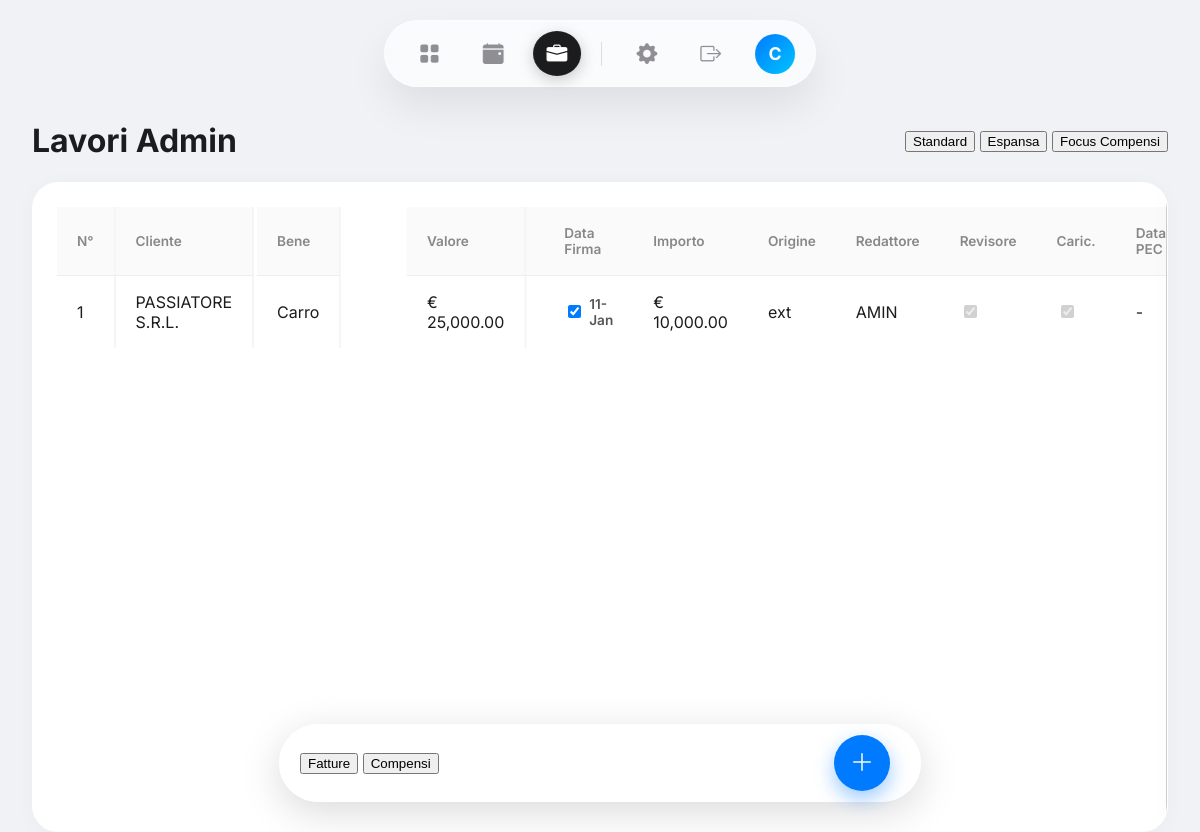
Screenshot of /lavori_admin (signed in) with the database file from the repository.
### app/models.py (models this page shows, shortened)
class User(UserMixin, db.Model):
    id = db.Column(db.Integer, primary_key=True)
    username = db.Column(db.String(64), unique=True, index=True)
    password_hash = db.Column(db.String(128))
    role = db.Column(db.String(20), default='base')
    admin_view_mode = db.Column(db.String(20), default='standard')

class LavoroAdmin(db.Model):
    id = db.Column(db.Integer, primary_key=True)
    numero = db.Column(db.Integer)
    cliente_id = db.Column(db.Integer, db.ForeignKey('cliente.id'))
    cliente_rel = db.relationship('Cliente', backref='lavori')
    cliente_nome = db.Column(db.String(150))
    bene = db.Column(db.Text)
    valore_bene = db.Column(db.Float, default=0.0)
    importo_offerta = db.Column(db.Float, default=0.0)
    origine = db.Column(db.String(50))
    nome_esterno = db.Column(db.String(100))
    redattore = db.Column(db.String(50))
    collaboratore = db.Column(db.String(100))
    data_offerta_check = db.Column(db.Boolean, default=False)
    data_offerta = db.Column(db.Date, nullable=True)
    data_firma_check = db.Column(db.Boolean, default=False)
    data_firma = db.Column(db.Date, nullable=True)
    data_pec = db.Column(db.Date, nullable=True)
    stato = db.Column(db.String(50), default='vuoto')
    has_revisore = db.Column(db.Boolean, default=False)
    has_caricamento = db.Column(db.Boolean, default=False)
    c_fe = db.Column(db.Float, default=0.0)
    c_amin = db.Column(db.Float, default=0.0)
    c_galvan = db.Column(db.Float, default=0.0)
    c_fh = db.Column(db.Float, default=0.0)
    c_bianc = db.Column(db.Float, default=0.0)
    c_ext = db.Column(db.Float, default=0.0)
    c_revisore = db.Column(db.Float, default=0.0)
    c_caricamento = db.Column(db.Float, default=0.0)
    f_fe = db.Column(db.String(50))
    f_amin = db.Column(db.String(50))
    f_galvan = db.Column(db.String(50))
    f_fh = db.Column(db.String(50))
    f_bianc = db.Column(db.String(50))
    f_ext = db.Column(db.String(50))
    f_revisore = db.Column(db.String(50))
    f_caricamento = db.Column(db.String(50))
    created_at = db.Column(db.DateTime, default=datetime.utcnow)

### app/routes/main_routes.py (the view)
@bp.route('/lavori_admin')
@login_required
def lavori_admin():
    if current_user.role != 'admin':
        return redirect(url_for('main.dashboard'))
    view_mode = current_user.admin_view_mode
    if view_mode == 'extra2':
        view_mode = 'standard' # Fallback per la valigetta classica
    lavori = LavoroAdmin.query.order_by(LavoroAdmin.numero.desc()).all()
    return render_template('main/lavori_admin.html', lavori=lavori, view_mode=view_mode)

### app/templates/main/lavori_admin.html (shortened to what this page needs)
{% extends "base.html" %}
{% block content %}
<div class="header-section" style="display: flex; justify-content: space-between; align-items: center;">
    <h1>Lavori Admin</h1>
    <div class="view-selector">
        <button class="btn-view active" onclick="switchView('standard')">Standard</button>
        <button class="btn-view" onclick="switchView('extra1')">Espansa</button>
        <button class="btn-view" onclick="switchView('extra2')">Focus Compensi</button>
    </div>
</div>
<div class="oneui-card table-wrapper" id="mainWrapper">
    <table class="oneui-table admin-table" id="adminTable">
        <thead>
            <tr>
                <th class="col-sticky col-num">N°</th>
                <th class="col-sticky col-cliente">Cliente</th>
                <th class="col-sticky col-bene">Bene</th>
                <th class="col-sticky col-valore">Valore</th>
                <th class="col-std">Data Offerta</th>
                <th class="col-std">Data Firma</th>
                <th class="col-std">Importo</th>
                <th class="col-std">Origine</th>
                <th class="col-std">Redattore</th>
                <th class="col-std">Revisore</th>
                <th class="col-std">Caric.</th>
                <th class="col-std">Data PEC</th>
            </tr>
        </thead>
        <tbody>
            {% for l in lavori %}
            <tr data-id="{{ l.id }}">
                <td class="col-sticky col-num">{{ l.numero }}</td>
                <td class="col-sticky col-cliente">{{ l.cliente_nome }}</td>
                <td class="col-sticky col-bene">{{ l.bene|truncate(20) }}</td>
                <td class="col-sticky col-valore">€ {{ "{:,.2f}".format(l.valore_bene) }}</td>
                <td class="col-std cell-date-check">
                    <div class="checkbox-date-wrapper">
                    </div>
                </td>
                <td class="col-std cell-date-check">
                    <div class="checkbox-date-wrapper">
                        <input type="checkbox" class="chk-date"
                               {% if l.data_firma_check %}checked{% endif %}
                               onchange="toggleDate(this, 'data_firma', {{ l.id }})">
                        {% if l.data_firma %}
                        <span class="visible-date">{{ l.data_firma.strftime('%d-%b') }}</span>
                        {% endif %}
                    </div>
                </td>
                <td class="col-std">€ {{ "{:,.2f}".format(l.importo_offerta) }}</td>
                <td class="col-std">{{ l.origine }}</td>
                <td class="col-std">{{ l.redattore }}</td>
                <td class="col-std"><input type="checkbox" disabled {% if l.has_revisore %}checked{% endif %}></td>
                <td class="col-std"><input type="checkbox" disabled {% if l.has_caricamento %}checked{% endif %}></td>
                <td class="col-std">{{ l.data_pec.strftime('%d/%m') if l.data_pec else '-' }}</td>
                </tr>
            {% endfor %}
        </tbody>
    </table>
</div>
<div class="bottom-floating-bar admin-bar">
    <div class="bar-group standard-controls">
        <button class="pill-btn" onclick="openOverlay('fatture')">Fatture</button>
        <button class="pill-btn" onclick="openOverlay('compensi')">Compensi</button>
    </div>
    <button class="btn-add-circle" onclick="openAddModal()">
        <i class="bi bi-plus-lg"></i>
    </button>
</div>
{% endblock %}

### app/templates/base.html (shortened to what this page needs)
<!DOCTYPE html>
<html lang="it">
<head>
    <link rel="stylesheet" href="{{ url_for('static', filename='css/style.css') }}">
    <link rel="stylesheet" href="https://cdn.jsdelivr.net/npm/bootstrap-icons@1.11.3/font/bootstrap-icons.min.css">
</head>
<body>
    <nav class="floating-nav">
        <a href="{{ url_for('main.dashboard') }}" class="nav-item {% if request.endpoint == 'main.dashboard' %}active{% endif %}" title="Dashboard">
            <i class="bi bi-grid-fill"></i>
        </a>
		<a href="{{ url_for('main.calendario') }}" class="nav-item {% if request.endpoint == 'main.calendario' %}active{% endif %}" title="Calendario">
			<i class="bi bi-calendar-event-fill"></i>
		</a>
		{% if current_user.role == 'admin' %}
            <a href="{{ url_for('main.lavori_admin') }}" class="nav-item {% if request.endpoint == 'main.lavori_admin' %}active{% endif %}" title="Amministrazione Lavori">
                <i class="bi bi-briefcase-fill"></i>
            </a>
        {% else %}
            <a href="{{ url_for('main.lavori') }}" class="nav-item {% if request.endpoint == 'main.lavori' %}active{% endif %}" title="I miei Lavori">
                <i class="bi bi-briefcase-fill"></i>
            </a>
        {% endif %}
		<a href="{{ url_for('main.impostazioni') }}" class="nav-item {% if request.endpoint == 'main.impostazioni' %}active{% endif %}" title="Impostazioni">
			<i class="bi bi-gear-fill"></i>
		</a>
		<a href="{{ url_for('auth.logout') }}" class="nav-item" title="Esci">
            <i class="bi bi-box-arrow-right"></i>
        </a>
        <div class="nav-profile">
            <div class="avatar-circle">
                {{ current_user.username[0] }} </div>
        </div>
    </nav>
    <div class="main-content">
        {% block content %}{% endblock %}
    </div>
</body>
</html>

### app/static/css/style.css (style rules this page uses)
:root { --bg-color: #F0F2F5; --primary: #007AFF; --fe-green: #00A651; --text-dark: #1C1C1E; --glass-bg: rgba(255, 255, 255, 0.85); --glass-border: 1px solid rgba(255, 255, 255, 0.6); --shadow-soft: 0 8px 32px rgba(0, 0, 0, 0.05); }
body { font-family: 'Inter', sans-serif; margin: 0; padding: 0; background-color: var(--bg-color); color: var(--text-dark); }
.main-content { padding-top: 100px; padding-left: 2rem; padding-right: 2rem; max-width: 1200px; margin: 0 auto; }
.floating-nav { position: fixed; top: 20px; left: 50%; transform: translateX(-50%); background: rgba(255, 255, 255, 0.65); backdrop-filter: blur(25px) saturate(180%); -webkit-backdrop-filter: blur(25px) saturate(180%); padding: 10px 20px; border: 1px solid rgba(255, 255, 255, 0.8); border-radius: 50px; box-shadow: 0 20px 40px rgba(0,0,0,0.08); border: 1px solid rgba(255,255,255,0.6); display: flex; align-items: center; gap: 15px; z-index: 1000; }
.nav-item { color: #8e8e93; font-size: 1.3rem; padding: 10px 14px; border-radius: 50%; transition: all 0.3s cubic-bezier(0.25, 0.8, 0.25, 1); display: flex; align-items: center; justify-content: center; }
.nav-item.active { background-color: var(--text-dark); color: #fff; box-shadow: 0 4px 15px rgba(0,0,0,0.2); }
.nav-profile { margin-left: 5px; }
.avatar-circle { width: 40px; height: 40px; background: linear-gradient(135deg, #007AFF, #00C6FF); color: white; border-radius: 50%; display: flex; align-items: center; justify-content: center; font-weight: bold; font-size: 1.1rem; cursor: pointer; }
.oneui-card { background: #fff; border-radius: 26px; padding: 24px; box-shadow: 0 2px 20px rgba(0,0,0,0.03); border: 1px solid rgba(255,255,255,0.5); transition: transform 0.2s; }
.oneui-table { width: 100%; border-collapse: collapse; min-width: 600px; }
.oneui-table th { text-align: left; padding: 18px 20px; background-color: #fafafa; color: #888; font-weight: 600; font-size: 0.85rem; border-bottom: 1px solid #eee; }
.oneui-table td { padding: 16px 20px; border-bottom: 1px solid #f0f0f0; color: var(--text-dark); }
.oneui-table tr:last-child td { border-bottom: none; }
.bottom-floating-bar { position: fixed; bottom: 30px; left: 50%; transform: translateX(-50%); background: var(--glass-bg); backdrop-filter: blur(25px); -webkit-backdrop-filter: blur(25px); padding: 8px 10px; border-radius: 100px; box-shadow: 0 10px 40px rgba(0,0,0,0.15); border: 1px solid rgba(255,255,255,0.5); display: flex; align-items: center; gap: 15px; z-index: 1000; }
.btn-add-circle { width: 56px; height: 56px; background: var(--primary); color: white; border: none; border-radius: 50%; font-size: 1.5rem; cursor: pointer; display: flex; align-items: center; justify-content: center; box-shadow: 0 8px 20px rgba(0, 122, 255, 0.4); transition: transform 0.2s cubic-bezier(0.34, 1.56, 0.64, 1); margin: 0 10px; }
.admin-table { min-width: 1200px; }
.oneui-table tr { height: 60px; }
.admin-bar { justify-content: space-between; padding: 10px 20px; width: 90%; max-width: 600px; }
.table-wrapper { position: relative; overflow: hidden; min-height: 600px; }
.admin-table { width: 100%; border-collapse: separate; border-spacing: 0; }
.col-sticky { position: sticky; left: 0; z-index: 10; background: #fff; border-right: 2px solid #f0f0f0; }
.col-num { left: 0; width: 50px; }
.col-cliente { left: 50px; width: 150px; }
.col-bene { left: 200px; width: 150px; }
.col-valore { left: 350px; width: 100px; }
.checkbox-date-wrapper { position: relative; display: flex; align-items: center; gap: 5px; }
.chk-date:checked { accent-color: var(--primary); }
.visible-date { font-size: 0.85rem; color: #555; font-weight: 600; }
.col-sticky { position: sticky; left: 0; z-index: 5; background: #fff; border-right: 2px solid #f5f5f5; }

### rows the page displays
User: username "C"
LavoroAdmin: numero "1", cliente_nome "PASSIATORE S.R.L.", bene "Carro", valore_bene "25,000.00", data_firma_check "☑", data_firma "11-Jan", importo_offerta "10,000.00", origine "ext", redattore "AMIN", has_revisore "☑", has_caricamento "☑", data_pec "-"
